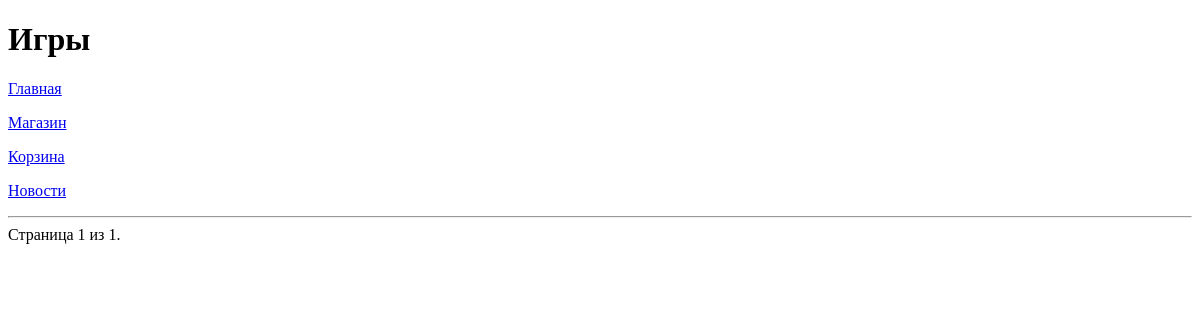
Page /platform/news/?page=2 on the earlier database version.
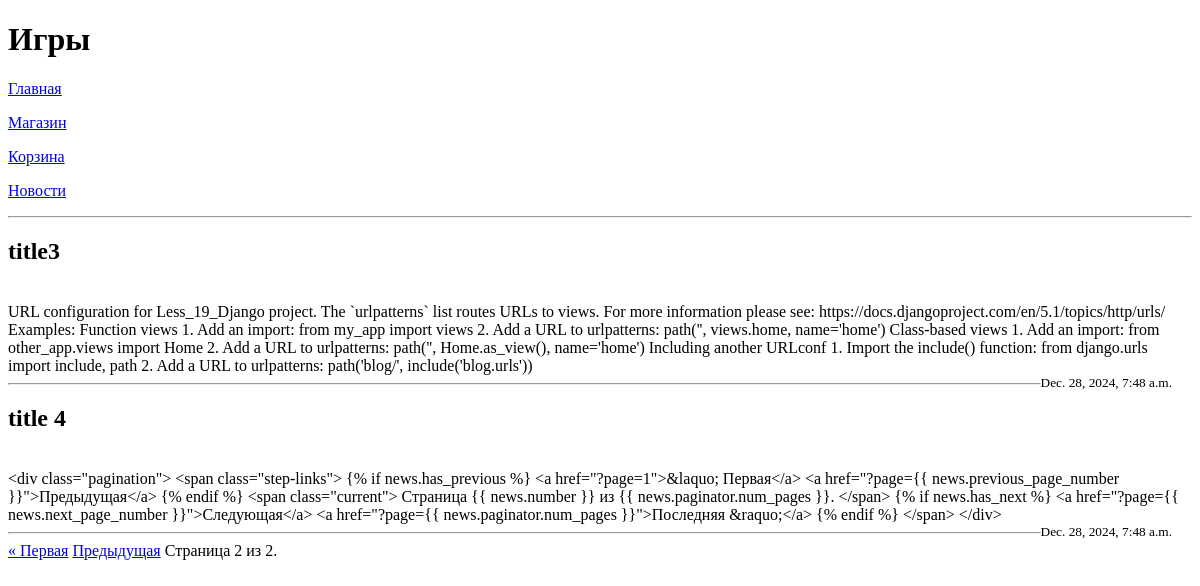
Same page on the later database version.
### task1/models.py (models this page shows)
class News(models.Model):
    title = models.CharField(max_length=100)
    content = models.TextField()
    date = models.DateTimeField(auto_now_add=True)

### task1/views.py (the view)
# urls.py: path('platform/news/', news),
def news(request):
    news_list = News.objects.all().order_by('date')
    paginator = Paginator(news_list, 2)
    page_number = request.GET.get('page')
    news = paginator.get_page(page_number)
    return render(request, 'news.html', {'news': news})

### templates/news.html (shortened to what this page needs)
{% extends 'menu.html' %}
{% block pagename %}<h1>Игры</h1>{% endblock %}
{% block menu %}{{ block.super }}{% endblock %}
{% block content %}
    <hr>
    {% for new in news %}
        <h2>{{ new.title }}</h2>
        <br>
        {{ new.content }}
        <br>
        <small style="float: right; margin-right: 20px;">{{ new.date }}</small>
        <hr>
    {% endfor %}
    <div class="pagination">
        <span class="step-links">
            {% if news.has_previous %}
                <a href="?page=1">&laquo; Первая</a>
                <a href="?page={{ news.previous_page_number }}">Предыдущая</a>
            {% endif %}
            <span class="current">
                Страница {{ news.number }} из {{ news.paginator.num_pages }}.
            </span>
        </span>
    </div>
{% endblock %}

Differences in the rows shown:
added News: title "title3", content "URL configuration for Less_19_Django project. The `urlpatterns` list routes URLs to views. For more information please see: https://docs.djangoproject.com/en/5.1/topics/http/urls/ Examples: Function views 1. Add an import: from my_app import views 2. Add a URL to urlpatterns: path('', views.home, name='home') Class-based views 1. Add an import: from other_app.views import Home 2. Add a URL to urlpatterns: path('', Home.as_view(), name='home') Including another URLconf 1. Import the include() function: from django.urls import include, path 2. Add a URL to urlpatterns: path('blog/', include('blog.urls'))", date "Dec. 28, 2024, 7:48 a.m."
added News: title "title 4", content "<div class=\"pagination\"> <span class=\"step-links\"> {% if news.has_previous %} <a href=\"?page=1\">&laquo; Первая</a> <a href=\"?page={{ news.previous_page_number }}\">Предыдущая</a> {% endif %} <span class=\"current\"> Страница {{ news.number }} из {{ news.paginator.num_pages }}. </span> {% if news.has_next %} <a href=\"?page={{ news.next_page_number }}\">Следующая</a> <a href=\"?page={{ news.paginator.num_pages }}\">Последняя &raquo;</a> {% endif %} </span> </div>", date "Dec. 28, 2024, 7:48 a.m."
Other differences:
{{ news.number }}: "1" → "2"
{{ news.paginator.num_pages }}: "1" → "2"
text now shown: "« Первая Предыдущая"
